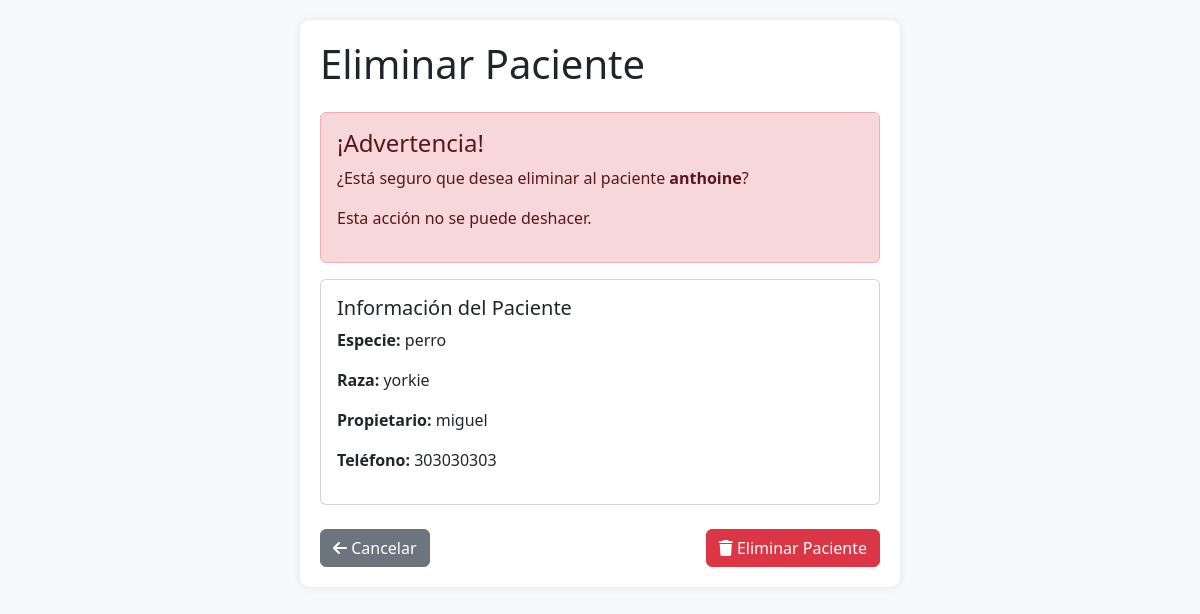
Page /patients/eliminar/1/ on the committed database.
### services/patient_service/models.py (models this page shows, shortened)
class Paciente(models.Model):
    ESPECIES = (
        ('perro', 'Perro'),
        ('gato', 'Gato'),
        ('ave', 'Ave'),
        ('otro', 'Otro'),
    )
    nombre = models.CharField(max_length=100)
    especie = models.CharField(max_length=50)
    raza = models.CharField(max_length=50)
    fecha_nacimiento = models.DateField(null=True, blank=True)
    peso = models.DecimalField(max_digits=5, decimal_places=2, null=True, blank=True)
    propietario = models.CharField(max_length=100)
    telefono = models.CharField(max_length=20, null=True, blank=True)
    email = models.EmailField(null=True, blank=True)
    direccion = models.CharField(max_length=200, null=True, blank=True)
    notas = models.TextField(null=True, blank=True)
    fecha_registro = models.DateTimeField(auto_now_add=True)
    class Meta:
        verbose_name = 'Paciente'
        verbose_name_plural = 'Pacientes'
        ordering = ['-fecha_registro']

### services/patient_service/views.py (the view)
# urls.py: path('eliminar/<int:pk>/', views.eliminar_paciente, name='eliminar_paciente'),
def eliminar_paciente(request, pk):
    paciente = get_object_or_404(Paciente, pk=pk)
    if request.method == 'POST':
        paciente.delete()
        return redirect('listar_pacientes')
    return render(request, 'patient_service/eliminar_paciente.html', {
        'paciente': paciente
    })

### templates/patient_service/eliminar_paciente.html (shortened to what this page needs)
<!DOCTYPE html>
<html lang="es">
<head>
    <link href="https://cdn.jsdelivr.net/npm/bootstrap@5.3.0/dist/css/bootstrap.min.css" rel="stylesheet">
    <link rel="stylesheet" href="https://cdnjs.cloudflare.com/ajax/libs/font-awesome/6.0.0/css/all.min.css">
</head>
<body>
    <div class="container">
        <h1 class="mb-4">Eliminar Paciente</h1>
        <div class="alert alert-danger">
            <h4 class="alert-heading">¡Advertencia!</h4>
            <p>¿Está seguro que desea eliminar al paciente <strong>{{ paciente.nombre }}</strong>?</p>
            <p>Esta acción no se puede deshacer.</p>
        </div>
        <div class="card mb-4">
            <div class="card-body">
                <h5 class="card-title">Información del Paciente</h5>
                <p><strong>Especie:</strong> {{ paciente.especie }}</p>
                <p><strong>Raza:</strong> {{ paciente.raza }}</p>
                <p><strong>Propietario:</strong> {{ paciente.propietario }}</p>
                <p><strong>Teléfono:</strong> {{ paciente.telefono }}</p>
            </div>
        </div>
        <form method="post">
            <div class="d-flex justify-content-between">
                <a href="{% url 'listar_pacientes' %}" class="btn btn-secondary">
                    <i class="fas fa-arrow-left"></i> Cancelar
                </a>
                <button type="submit" class="btn btn-danger">
                    <i class="fas fa-trash"></i> Eliminar Paciente
                </button>
            </div>
        </form>
    </div>
</body>
</html>

### templates/patient_service/eliminar_paciente.html (style rules this page uses)
body { background: #f8f9fa; padding: 20px; }
.container { background: white; border-radius: 10px; box-shadow: 0 0 10px rgba(0,0,0,0.1); padding: 20px; max-width: 600px; }

### rows in the picture
Paciente: nombre "anthoine", especie "perro", raza "yorkie", propietario "miguel", telefono "303030303"
